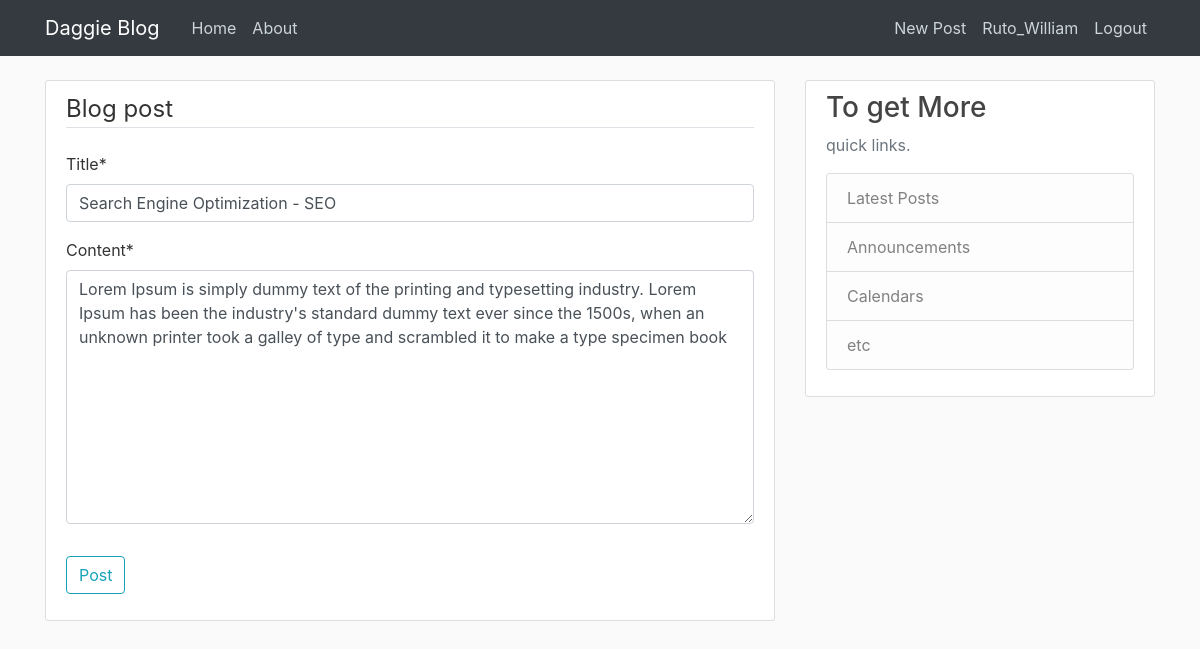
Page /post/update/7/ (signed in) on the committed database.
### blog/models.py (models this page shows, shortened)
class Post(models.Model):
    title = models.CharField(max_length=100)
    content = models.TextField()
    date_posted = models.DateTimeField(default=timezone.now)
    author = models.ForeignKey(User, on_delete=models.CASCADE)

### blog/views.py (the view, shortened to what this page needs)
# urls.py: path('post/update/<int:pk>/', PostUpdateView.as_view(), name='post-update'),
class PostUpdateView( LoginRequiredMixin,UserPassesTestMixin,UpdateView):
    model = Post
    fields = ['title','content']
    def test_func(self):
        post=self.get_object()
        if self.request.user==post.author:
            return True
        return False

### blog/templates/blog/post_form.html (shortened to what this page needs)
{% extends 'blog/base.html'%}
{% load crispy_forms_tags %}
{% block content %}
    <div class="content-section">
        <form method="POST">
            <fieldset class="form-group">
                <legend class="border-bottom mb-4">Blog post</legend>
                {{ form|crispy }}
            </fieldset>
            <div class="form-group">
                <button class="btn btn-outline-info" type="submit">Post</button>
            </div>
        </form>
    </div>
{% endblock content %}

### blog/templates/blog/base.html (shortened to what this page needs)
{% load static %}
<!DOCTYPE html>
<html lang="en">
<head>
    <link href="{% static 'blog/bootstrap.min.css'%}" rel="stylesheet">
    <link href="{% static 'blog/main.css'%}" rel="stylesheet">
</head>
<body>
<header class="site-header">
  <nav class="navbar navbar-expand-md navbar navbar-dark bg-dark fixed-top">
    <div class="container">
      <a class="navbar-brand mr-4" href="{%url 'blog-home'%}">Daggie Blog</a>
      <div class="collapse navbar-collapse" id="navbarToggle">
        <div class="navbar-nav mr-auto">
          <a class="nav-item nav-link" href="{%url 'blog-home'%}">Home</a>
          <a class="nav-item nav-link" href="{%url 'blog-about'%}">About</a>
        </div>
        <div class="navbar-nav">
          {%if user.is_authenticated%}
          <a class="nav-item nav-link" href="{% url 'post-new'%}">New Post</a>
          <a class="nav-item nav-link" href="{% url 'user-profile'%}">{{user.username}}</a>
          <a class="nav-item nav-link" href="{% url 'user-logout'%}">Logout</a>
          {% else%}
          <a class="nav-item nav-link" href="{% url 'user-login'%}">Login</a>
          <a class="nav-item nav-link" href="{% url 'user-register'%}">Register</a>
          {%endif%}
        </div>
      </div>
    </div>
  </nav>
</header>
<main role="main" class="container">
  <div class="row">
    <div class="col-md-8">
      {% block content %}{% endblock %}
    </div>
    <div class="col-md-4">
      <div class="content-section">
        <h3>To get More</h3>
        <p class='text-muted'>quick links.
          <ul class="list-group">
            <li class="list-group-item list-group-item-light">Latest Posts</li>
            <li class="list-group-item list-group-item-light">Announcements</li>
            <li class="list-group-item list-group-item-light">Calendars</li>
            <li class="list-group-item list-group-item-light">etc</li>
          </ul>
        </p>
      </div>
    </div>
  </div>
</main>
</body>
</html>

### blog/static/blog/main.css (style rules this page uses)
body { background: #fafafa; color: #333333; margin-top: 5rem; }
h1, h2, h3, h4, h5, h6 { color: #444444; }
ul { margin: 0; }
.site-header .navbar-nav .nav-link { color: #cbd5db; }
.content-section { background: #ffffff; padding: 10px 20px; border: 1px solid #dddddd; border-radius: 3px; margin-bottom: 20px; }

### rows in the picture
Post: title "Search Engine Optimization - SEO", content "Lorem Ipsum is simply dummy text of the printing and typesetting industry. Lorem Ipsum has been the industry's standard dummy text ever since the 1500s, when an unknown printer took a galley of type and scrambled it to make a type specimen book"

### other values in the picture
{{ user.username }} "Ruto_William"
